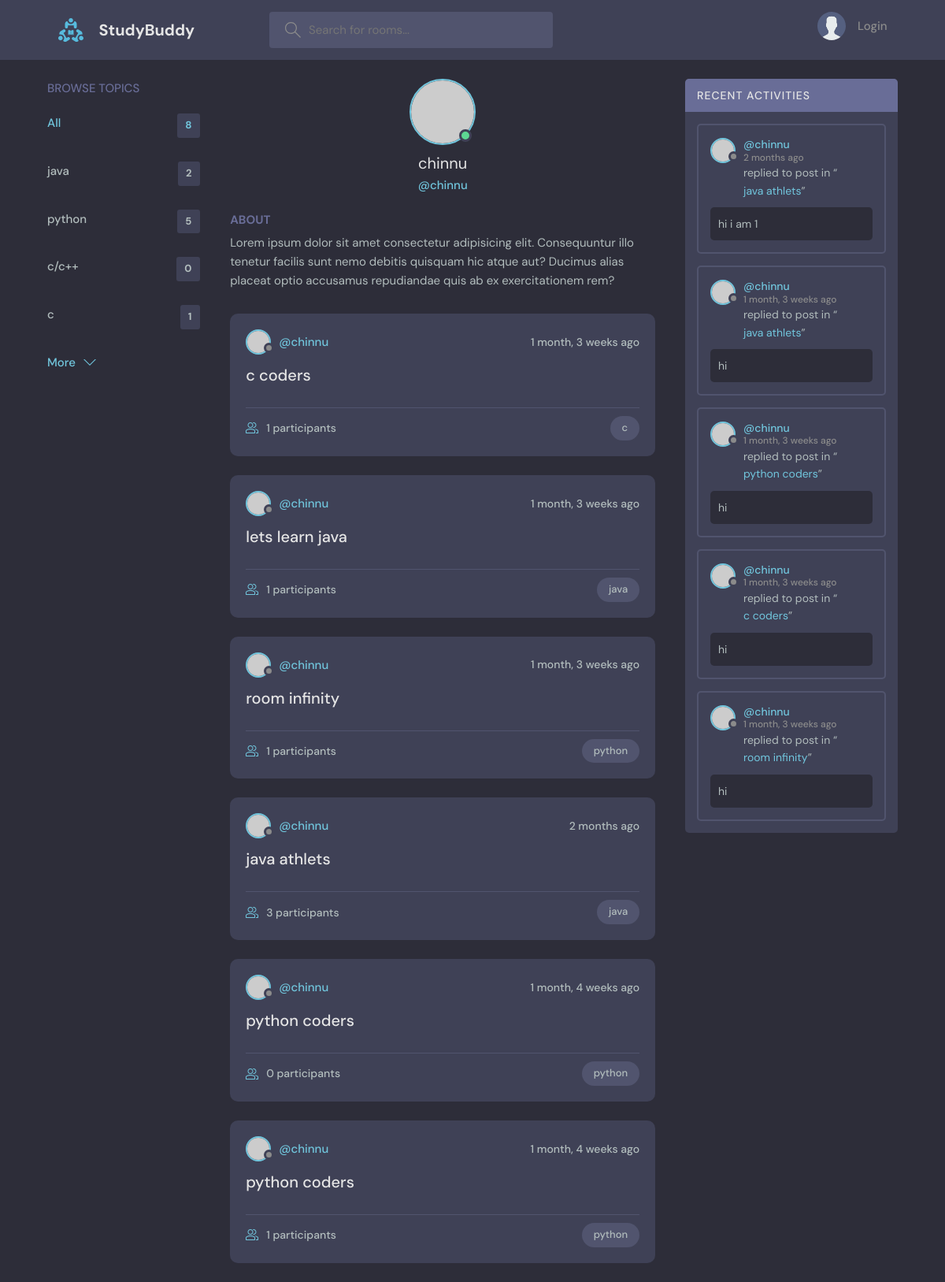
Page /userprofile/1/ on the committed database.
### basic/models.py (models this page shows, shortened)
class Topic(models.Model):
    name=models.CharField(max_length=200)

class Chatroom(models.Model):
    members = models.ManyToManyField(User,related_name='members',blank=True)
    host =models.ForeignKey(User,on_delete=models.SET_NULL,null=True)
    topic =models.ForeignKey(Topic,on_delete=models.SET_NULL,null=True)
    name =models.CharField(max_length=200)
    description = models.TextField(null=True,blank=True)
    updated=models.DateTimeField(auto_now=True)
    created=models.DateTimeField(auto_now_add=True)
    class Meta:
       ordering = ["-updated","-created"]
    def __str__(self) :
        return self.name

class Messages(models.Model):
    user=models.ForeignKey(User,on_delete=models.CASCADE)
    room=models.ForeignKey(Chatroom,on_delete=models.CASCADE)
    body=models.TextField()
    created=models.DateTimeField(auto_now_add=True)
    updated=models.DateTimeField(auto_now=True)
    def __str__(self) :
       return self.body[0:50]

### basic/views.py (the view)
# urls.py: path("userprofile/<str:pk>/",views.userprofile,name="userprofile"),
def userprofile(request,pk):
    user=User.objects.get(id=pk)
    recent_mgs=Messages.objects.filter(user__id=pk)
    rooms=Chatroom.objects.filter(host__id=pk)
    rooms1=Chatroom.objects.filter(members__id=pk)
    topics=Topic.objects.all()
    context={'user':user ,'msgs':recent_mgs,'rooms':rooms,'rooms1':rooms1,"topic":topics,"count":Chatroom.objects.all().count()}
    return render(request,"basic/userprofile.html",context)

### basic/templates/basic/userprofile.html (shortened to what this page needs)
{%include "main.html"%}
{%block content%}
  <main class="profile-page layout layout--3">
    <div class="container">
      {%include "basic/topic_comp.html"%}
      <div class="roomList">
        <div class="profile">
          <div class="profile__avatar">
            <div class="avatar avatar--large active">
              <img src="https://randomuser.me/api/portraits/men/11.jpg" />
            </div>
          </div>
        <div class="profile__info">
          <h3>{{user}}</h3>
          <p>@{{user}}</p>
        </div>
        <div class="profile__about">
          <h3>About</h3>
          <p>
            Lorem ipsum dolor sit amet consectetur adipisicing elit. Consequuntur illo tenetur
            facilis sunt nemo debitis quisquam hic atque aut? Ducimus alias placeat optio
            accusamus repudiandae quis ab ex exercitationem rem?
          </p>
        </div>
        </div>
        {%include "basic/feed_comp.html"%}
      </div>
      {%include "basic/activity_comp.html"%}
    </div>
  </main>
{% endblock content %}

### templates/main.html (shortened to what this page needs)
<!DOCTYPE html>
{%load static%}
<html lang="en">
  <head>
    <link rel="stylesheet" href="{% static 'styles/style.css'%}" />
  </head>
  <body>
    {%include 'navbar.html'%}
  </body>
</html>

### templates/navbar.html (shortened to what this page needs)
{%load static%}
<header class="header header--loggedIn">
    <div class="container">
      <a href="{% url 'homepage' %}" class="header__logo">
        <img src="{% static 'images/logo.svg'%}" />
        <h1>StudyBuddy</h1>
      </a>
      <form class="header__search" method="GET" action="{% url 'homepage' %}">
        <label>
          <input name="q" placeholder="Search for rooms..." />
        </label>
      </form>
      <nav class="header__menu">
        {% if request.user.is_authenticated %}
        <div class="header__user">
          <a href="{% url 'userprofile' request.user.id %}">
            <div class="avatar avatar--medium active">
              <img src="https://randomuser.me/api/portraits/men/37.jpg" />
            </div>
            <p>{{request.user.username}}<span>@{{request.user.username}}</span></p>
          </a>
          <button class="dropdown-button">
            <svg version="1.1" xmlns="http://www.w3.org/2000/svg" width="32" height="32" viewBox="0 0 32 32">
              <title>chevron-down</title>
              <path d="M16 21l-13-13h-3l16 16 16-16h-3l-13 13z"></path>
            </svg>
          </button>
        </div>
        {% else %}
        <a href="{% url 'loginpage' %}">
          <img src="{% static 'images/avatar.svg' %}" />
          <p>Login</p>
        </a>
        {%endif%}
      </nav>
    </div>
  </header>

### basic/templates/basic/topic_comp.html
<div class="topics">
   <div class="topics__header">
     <h2>Browse Topics</h2>
   </div>
   <ul class="topics__list">
     <li>
       <a href="{% url 'homepage'%}" class="active">All <span>{{count}}</span></a>
     </li>
     {%for i in topic%}
     <li>
       <a href="{% url 'homepage' %}?q={{i.name}}">{{i.name}}<span>{{i.chatroom_set.all.count}}</span></a>
     </li>
     {%endfor%}
   </ul>
   <a class="btn btn--link" href="topics.html">
     More
     <svg version="1.1" xmlns="http://www.w3.org/2000/svg" width="32" height="32" viewBox="0 0 32 32">
       <title>chevron-down</title>
       <path d="M16 21l-13-13h-3l16 16 16-16h-3l-13 13z"></path>
     </svg>
   </a>
 </div>

### basic/templates/basic/feed_comp.html (shortened to what this page needs)
{%for room in rooms%}
<div class="roomListRoom">
    <div class="roomListRoom__header">
      <a href="{% url  'userprofile' room.host.id %}" class="roomListRoom__author">
        <div class="avatar avatar--small">
          <img src="https://randomuser.me/api/portraits/women/11.jpg" />
        </div>
        <span>@{{room.host.username}}</span>
      </a>
      <div class="roomListRoom__actions">
        <span>{{room.created|timesince}} ago</span>
      </div>
    </div>
    <div class="roomListRoom__content">
      <a href="{% url 'chatroom' room.id %}">{{room.name}}</a>
    </div>
    <div class="roomListRoom__meta">
      <a href="{% url 'chatroom' room.id %}" class="roomListRoom__joined">
        {{room.members.all.count}} participants
      </a>
      <p class="roomListRoom__topic">{{room.topic.name}}</p>
    </div>
  </div>
{%endfor%}

### basic/templates/basic/activity_comp.html (shortened to what this page needs)
<div class="activities">
    <div class="activities__header">
      <h2>Recent Activities</h2>
    </div>
    {% for msg in msgs %}
    <div class="activities__box">
      <div class="activities__boxHeader roomListRoom__header">
        <a href="{% url 'userprofile' msg.user.id %}" class="roomListRoom__author">
          <div class="avatar avatar--small">
            <img src="https://randomuser.me/api/portraits/women/11.jpg" />
          </div>
          <p>
            @{{msg.user}}
            <span>{{msg.created|timesince}} ago </span>
          </p>
        </a>
      </div>
      <div class="activities__boxContent">
        <p>replied to post in “<a href="{% url 'chatroom' msg.room.id %}">{{msg.room}}</a>”</p>
        <div class="activities__boxRoomContent">
            {{msg}}
        </div>
      </div>
    </div>
    {%endfor%}
  </div>

### rows in the picture
Topic: name "java", chatroom_set.all.count "2"
Topic: name "python", chatroom_set.all.count "5"
Topic: name "c/c++", chatroom_set.all.count "0"
Topic: name "c", chatroom_set.all.count "1"
Chatroom: host.username "chinnu", created "1 month, 3 weeks", name "c coders", members.all.count "1", topic.name "c"
Chatroom: host.username "chinnu", created "1 month, 3 weeks", name "lets learn java", members.all.count "1", topic.name "java"
Chatroom: host.username "chinnu", created "1 month, 3 weeks", name "room infinity", members.all.count "1", topic.name "python"
Chatroom: host.username "chinnu", created "2 months", name "java athlets", members.all.count "3", topic.name "java"
Chatroom: host.username "chinnu", created "1 month, 4 weeks", name "python coders", members.all.count "0", topic.name "python"
Chatroom: host.username "chinnu", created "1 month, 4 weeks", name "python coders", members.all.count "1", topic.name "python"
Messages: user "chinnu", created "2 months", room "java athlets", body "hi i am 1"
Messages: user "chinnu", created "1 month, 3 weeks", room "java athlets", body "hi"
Messages: user "chinnu", created "1 month, 3 weeks", room "python coders", body "hi"
Messages: user "chinnu", created "1 month, 3 weeks", room "c coders", body "hi"
Messages: user "chinnu", created "1 month, 3 weeks", room "room infinity", body "hi"

### other values in the picture
{{ count }} "8"
{{ user }} "chinnu"
